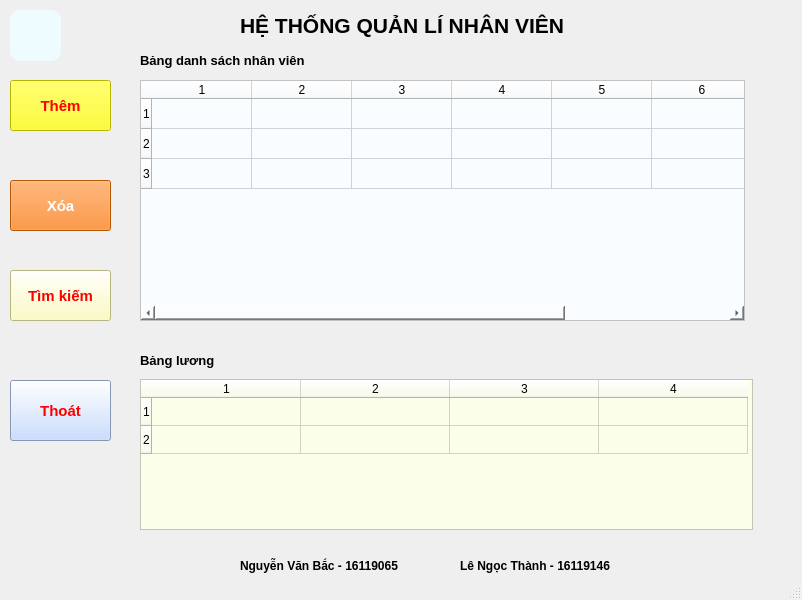
<?xml version="1.0" encoding="UTF-8"?>
<ui version="4.0">
 <class>QMainWindow</class>
 <widget class="QMainWindow" name="QMainWindow">
  <property name="geometry">
   <rect>
    <x>0</x>
    <y>0</y>
    <width>802</width>
    <height>600</height>
   </rect>
  </property>
  <property name="windowTitle">
   <string>Quản lí nhân viên</string>
  </property>
  <property name="windowIcon">
   <iconset>
    <normaloff>icon/nhan_vien.jpg</normaloff>icon/nhan_vien.jpg</iconset>
  </property>
  <property name="iconSize">
   <size>
    <width>30</width>
    <height>30</height>
   </size>
  </property>
  <widget class="QWidget" name="centralwidget">
   <widget class="QTableWidget" name="tableWidget">
    <property name="geometry">
     <rect>
      <x>140</x>
      <y>80</y>
      <width>605</width>
      <height>241</height>
     </rect>
    </property>
    <property name="styleSheet">
     <string notr="true">background:#f9fdff</string>
    </property>
    <property name="verticalScrollBarPolicy">
     <enum>Qt::ScrollBarAsNeeded</enum>
    </property>
    <property name="showDropIndicator" stdset="0">
     <bool>true</bool>
    </property>
    <property name="rowCount">
     <number>3</number>
    </property>
    <property name="columnCount">
     <number>7</number>
    </property>
    <row/>
    <row/>
    <row/>
    <column/>
    <column/>
    <column/>
    <column/>
    <column/>
    <column/>
    <column/>
   </widget>
   <widget class="QPushButton" name="btn_them">
    <property name="geometry">
     <rect>
      <x>10</x>
      <y>80</y>
      <width>101</width>
      <height>51</height>
     </rect>
    </property>
    <property name="font">
     <font>
      <pointsize>11</pointsize>
      <weight>75</weight>
      <bold>true</bold>
     </font>
    </property>
    <property name="cursor">
     <cursorShape>PointingHandCursor</cursorShape>
    </property>
    <property name="styleSheet">
     <string notr="true">color:red;
boder-radius:10px;
background : yellow;</string>
    </property>
    <property name="text">
     <string>Thêm</string>
    </property>
    <property name="icon">
     <iconset>
      <normaloff>icon/add1.jpg</normaloff>icon/add1.jpg</iconset>
    </property>
    <property name="iconSize">
     <size>
      <width>30</width>
      <height>30</height>
     </size>
    </property>
   </widget>
   <widget class="QPushButton" name="btn_xoa">
    <property name="geometry">
     <rect>
      <x>10</x>
      <y>180</y>
      <width>101</width>
      <height>51</height>
     </rect>
    </property>
    <property name="font">
     <font>
      <pointsize>11</pointsize>
      <weight>75</weight>
      <bold>true</bold>
     </font>
    </property>
    <property name="cursor">
     <cursorShape>PointingHandCursor</cursorShape>
    </property>
    <property name="styleSheet">
     <string notr="true">color:white;
background:#ff7a06</string>
    </property>
    <property name="text">
     <string>Xóa</string>
    </property>
    <property name="icon">
     <iconset>
      <normaloff>icon/d1.png</normaloff>icon/d1.png</iconset>
    </property>
    <property name="iconSize">
     <size>
      <width>30</width>
      <height>30</height>
     </size>
    </property>
   </widget>
   <widget class="QPushButton" name="btn_search">
    <property name="geometry">
     <rect>
      <x>10</x>
      <y>270</y>
      <width>101</width>
      <height>51</height>
     </rect>
    </property>
    <property name="font">
     <font>
      <pointsize>11</pointsize>
      <weight>75</weight>
      <bold>true</bold>
     </font>
    </property>
    <property name="cursor">
     <cursorShape>PointingHandCursor</cursorShape>
    </property>
    <property name="styleSheet">
     <string notr="true">color:red;
background:#fffdb5</string>
    </property>
    <property name="text">
     <string>Tìm kiếm</string>
    </property>
    <property name="icon">
     <iconset>
      <normaloff>icon/s1.png</normaloff>icon/s1.png</iconset>
    </property>
    <property name="iconSize">
     <size>
      <width>20</width>
      <height>20</height>
     </size>
    </property>
   </widget>
   <widget class="QPushButton" name="btn_exit">
    <property name="geometry">
     <rect>
      <x>10</x>
      <y>380</y>
      <width>101</width>
      <height>61</height>
     </rect>
    </property>
    <property name="font">
     <font>
      <pointsize>11</pointsize>
      <weight>75</weight>
      <bold>true</bold>
     </font>
    </property>
    <property name="cursor">
     <cursorShape>PointingHandCursor</cursorShape>
    </property>
    <property name="styleSheet">
     <string notr="true">color:red;
background:#bbd3ff;</string>
    </property>
    <property name="text">
     <string>Thoát</string>
    </property>
    <property name="icon">
     <iconset>
      <normaloff>icon/exit.png</normaloff>icon/exit.png</iconset>
    </property>
   </widget>
   <widget class="QLabel" name="label">
    <property name="geometry">
     <rect>
      <x>240</x>
      <y>0</y>
      <width>411</width>
      <height>51</height>
     </rect>
    </property>
    <property name="font">
     <font>
      <pointsize>16</pointsize>
      <weight>75</weight>
      <bold>true</bold>
     </font>
    </property>
    <property name="text">
     <string>HỆ THỐNG QUẢN LÍ NHÂN VIÊN</string>
    </property>
   </widget>
   <widget class="QLabel" name="label_2">
    <property name="geometry">
     <rect>
      <x>140</x>
      <y>50</y>
      <width>181</width>
      <height>21</height>
     </rect>
    </property>
    <property name="font">
     <font>
      <pointsize>10</pointsize>
      <weight>75</weight>
      <bold>true</bold>
     </font>
    </property>
    <property name="text">
     <string>Bảng danh sách nhân viên</string>
    </property>
   </widget>
   <widget class="QTableWidget" name="tableWidget_2">
    <property name="geometry">
     <rect>
      <x>140</x>
      <y>379</y>
      <width>613</width>
      <height>151</height>
     </rect>
    </property>
    <property name="styleSheet">
     <string notr="true">background:#fbffea</string>
    </property>
    <property name="sortingEnabled">
     <bool>false</bool>
    </property>
    <property name="rowCount">
     <number>2</number>
    </property>
    <property name="columnCount">
     <number>4</number>
    </property>
    <attribute name="horizontalHeaderDefaultSectionSize">
     <number>149</number>
    </attribute>
    <attribute name="horizontalHeaderMinimumSectionSize">
     <number>0</number>
    </attribute>
    <attribute name="verticalHeaderDefaultSectionSize">
     <number>28</number>
    </attribute>
    <row/>
    <row/>
    <column/>
    <column/>
    <column/>
    <column/>
   </widget>
   <widget class="QLabel" name="label_3">
    <property name="geometry">
     <rect>
      <x>140</x>
      <y>350</y>
      <width>531</width>
      <height>21</height>
     </rect>
    </property>
    <property name="font">
     <font>
      <pointsize>10</pointsize>
      <weight>75</weight>
      <bold>true</bold>
     </font>
    </property>
    <property name="text">
     <string>Bảng lương </string>
    </property>
   </widget>
   <widget class="QLabel" name="label_4">
    <property name="geometry">
     <rect>
      <x>240</x>
      <y>550</y>
      <width>161</width>
      <height>31</height>
     </rect>
    </property>
    <property name="font">
     <font>
      <weight>75</weight>
      <bold>true</bold>
     </font>
    </property>
    <property name="text">
     <string>Nguyễn Văn Bắc - 16119065</string>
    </property>
   </widget>
   <widget class="QLabel" name="label_5">
    <property name="geometry">
     <rect>
      <x>460</x>
      <y>550</y>
      <width>151</width>
      <height>31</height>
     </rect>
    </property>
    <property name="font">
     <font>
      <weight>75</weight>
      <bold>true</bold>
     </font>
    </property>
    <property name="text">
     <string>Lê Ngọc Thành - 16119146</string>
    </property>
   </widget>
   <widget class="QPushButton" name="btn_load">
    <property name="geometry">
     <rect>
      <x>10</x>
      <y>10</y>
      <width>51</width>
      <height>51</height>
     </rect>
    </property>
    <property name="cursor">
     <cursorShape>PointingHandCursor</cursorShape>
    </property>
    <property name="toolTipDuration">
     <number>-1</number>
    </property>
    <property name="styleSheet">
     <string notr="true">background:#effcff;
border-radius : 10px;</string>
    </property>
    <property name="text">
     <string/>
    </property>
    <property name="icon">
     <iconset>
      <normaloff>icon/r3.png</normaloff>icon/r3.png</iconset>
    </property>
    <property name="iconSize">
     <size>
      <width>30</width>
      <height>30</height>
     </size>
    </property>
   </widget>
  </widget>
  <widget class="QStatusBar" name="statusbar"/>
 </widget>
 <resources/>
 <connections/>
</ui>
